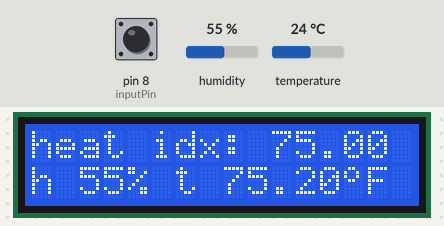
A sketch run on a simulated Arduino Uno, built with avr-gcc and run on an emulated ATmega328P. Shown: 16×2 character LCD. The test bench sets the inputs (shaded band); at power-on: pin 8 (inputPin) HIGH, humidity 55 %, temperature 24 °C.

Above: at 1.2 s.
1.3 s: pin 8 (inputPin) pulled LOW for 1 s
At 2.3 s:
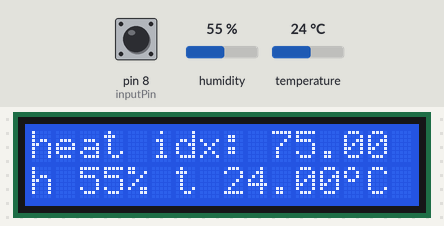
4.0 s: humidity set to 22 %
At 5.7 s:
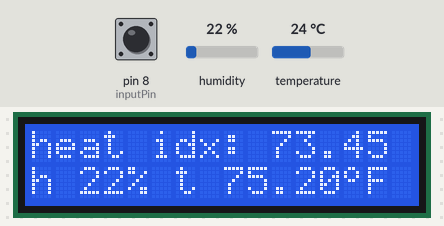
6.0 s: temperature set to 12 °C
At 7.4 s:
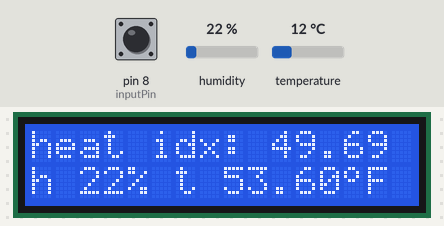
8.0 s: pin 8 (inputPin) pulled LOW for 0.15 s
At 8.25 s:
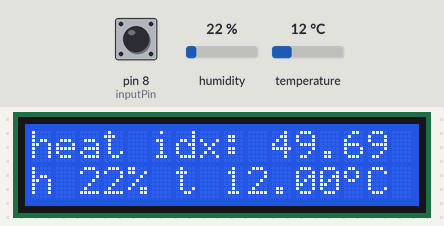
10.0 s: humidity set to 40 %
At 11.6 s:
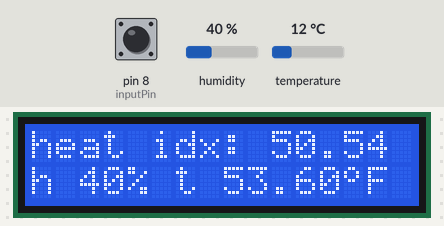
12.0 s: temperature set to 19 °C
At 13.2 s:
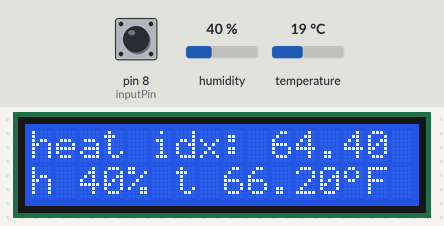
Timing chart, 0 to 15.0 s (numbered marks = the images above; inputs shaded):
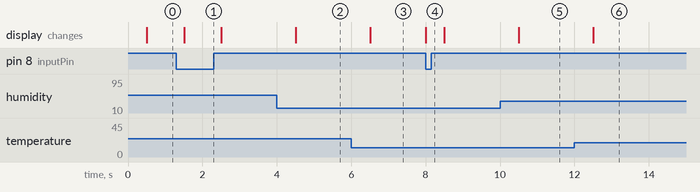

Measured:
- after the input at 1.3 s, the display: changes after 0.21 s (image 1)
- after the input at 4.0 s, the display: changes after 0.51 s (image 2)
- after the input at 6.0 s, the display: changes after 0.51 s (image 3)
- after the input at 8.0 s, the display: changes at once (image 4)
- after the input at 10.0 s, the display: changes after 0.51 s (image 5)
- after the input at 12.0 s, the display: changes after 0.51 s (image 6)

The sketch:

dht11_lcd.ino
```cpp
#include <DHT.h>
#include <LiquidCrystal.h>

#define DHTPIN 9     // what pin we're connected to
#define DHTTYPE DHT11

// Initialize DHT sensor for normal 16mhz Arduino
DHT dht(DHTPIN, DHTTYPE);
LiquidCrystal lcd(2, 3, 4, 5, 6, 7);

const byte inputPin = 8;

unsigned long lastM = 0;
boolean cf = false;
#define DL 500

byte degree[8] = {
  0b01100,
  0b10010,
  0b10010,
  0b01100,
  0b00000,
  0b00000,
  0b00000,
  0b00000
};

void setup()
{
  //Serial.begin(9600);
  dht.begin();
  lcd.begin(16, 2);
  lcd.createChar(2, degree);
  pinMode(inputPin, INPUT_PULLUP);
}

void loop()
{
  int h = dht.readHumidity();
  // Read temperature as Celsius
  float t = dht.readTemperature();
  // Read temperature as Fahrenheit
  float f = dht.readTemperature(true);
  unsigned long currentM = millis();

  cf = digitalRead(inputPin);
  if (currentM - lastM >= DL)
  {
    lastM = currentM;
    // Check if any reads failed and exit early (to try again).
    if (isnan(h) || isnan(t) || isnan(f))
    {
      lcd.setCursor(0, 0);
      //Serial.println("Failed to read from DHT sensor!");
      //         123456789012345
      lcd.print("Failed to read");
      lcd.setCursor(0, 1);
      lcd.print("from DHT sensor!");
      return;
    }
    lcd.setCursor(0, 0);
    // Compute heat index
    // Must send in temp in Fahrenheit!
    float hi = dht.computeHeatIndex(f, h);
    lcd.print("heat idx: ");
    lcd.print(hi);
    //Serial.print("Humidity: ");
    //Serial.println(h);
    //lcd.print(" hum: ");
    //lcd.print(" ");
    lcd.setCursor(0, 1);
    lcd.print("h ");
    lcd.print(h);
    lcd.print("% t ");
    //lcd.print("temp: ");
    if (cf)
    {
      lcd.print(f);
      lcd.write(2);
      lcd.print("F");
    }
    else
    {
      lcd.print(t);
      lcd.write(2);
      lcd.print("C");
    }
    //Serial.print("Temperature: ");
    //Serial.print(t);
    //delay(500);                        // wait 100ms for next reading
  }
}
```
